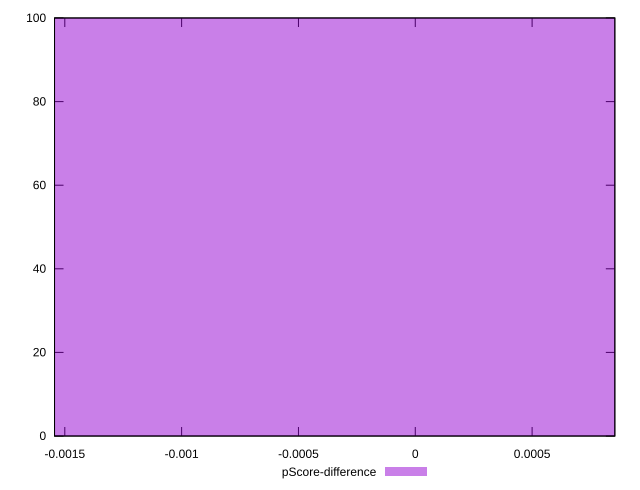

gnuplot code for this plot:
reset

$pScoreDifference <<EOF
0 100
EOF

set key outside below
set boxwidth 0.1
set xrange [-0.001543943176253726:0.0008540313791122189]
set yrange [0:100]
set trange [0:100]
set style fill transparent solid 0.5 noborder
set terminal svg size 640, 490 enhanced background rgb 'white'
set output "reports/report_00028_2021-02-24T12-49-42.674Z/dom-size/samples/music/pScore-difference/histogram.svg"

plot $pScoreDifference title "pScore-difference" with boxes

reset
